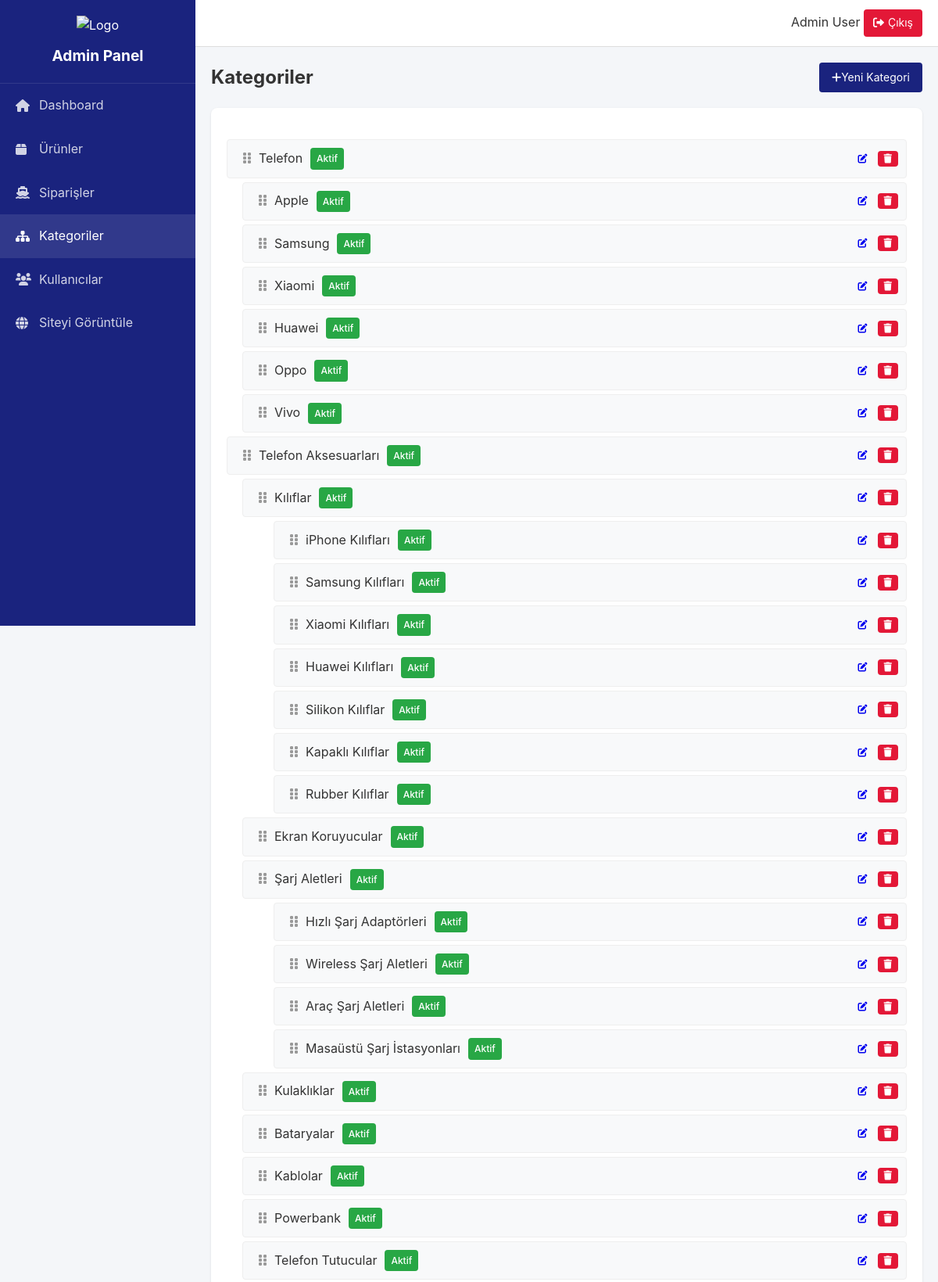
Page /admin/categories (signed in, upper part) on the committed database.
### models.py (models this page shows, shortened)
class User(UserMixin, db.Model):
    id = db.Column(db.Integer, primary_key=True)
    email = db.Column(db.String(120), unique=True, nullable=False)
    password_hash = db.Column(db.String(128))
    first_name = db.Column(db.String(50))
    last_name = db.Column(db.String(50))
    phone = db.Column(db.String(15))
    category_id = db.Column(db.Integer, db.ForeignKey('category.id'))  # Yeni eklendi
    is_active = db.Column(db.Boolean, default=True)
    is_admin = db.Column(db.Boolean, default=False)
    created_at = db.Column(db.DateTime, default=datetime.utcnow)
    last_login = db.Column(db.DateTime)

class Category(db.Model):
    id = db.Column(db.Integer, primary_key=True)
    name = db.Column(db.String(100), nullable=False)
    slug = db.Column(db.String(100), unique=True)
    description = db.Column(db.Text)
    parent_id = db.Column(db.Integer, db.ForeignKey('category.id'))
    image = db.Column(db.String(200))
    is_active = db.Column(db.Boolean, default=True)
    order = db.Column(db.Integer, default=0)
    meta_title = db.Column(db.String(200))
    meta_description = db.Column(db.Text)
    created_at = db.Column(db.DateTime, default=datetime.utcnow)
    updated_at = db.Column(db.DateTime, default=datetime.utcnow, onupdate=datetime.utcnow)
    children = db.relationship(
        'Category',
        backref=db.backref('parent', remote_side=[id]),
        lazy='dynamic'
    )

### routes/admin.py (the view)
@admin_bp.route('/categories')
@login_required
@admin_required
def categories():
    categories = Category.query.order_by(Category.order.asc()).all()
    return render_template('admin/categories/index.html', categories=categories)

### routes/admin.py (called while the page is built)
def admin_required(f):
    @wraps(f)
    def decorated_function(*args, **kwargs):
        if not current_user.is_authenticated or not current_user.is_admin:
            flash('Bu sayfaya erişim yetkiniz yok.', 'error')
            return redirect(url_for('index'))
        return f(*args, **kwargs)
    return decorated_function

### templates/admin/categories/index.html (shortened to what this page needs)
{% extends 'admin/base.html' %}
{% block content %}
<div class="content-header">
    <h2>Kategoriler</h2>
    <a href="{{ url_for('admin.create_category') }}" class="btn btn-primary">
        <i class="fas fa-plus"></i> Yeni Kategori
    </a>
</div>
<div class="categories-container">
    <div class="category-tree" id="categoryTree">
        {% macro render_categories(categories, level=0) %}
            {% for category in categories %}
            <div class="category-item" data-id="{{ category.id }}" data-level="{{ level }}">
                <div class="category-content">
                    <div class="drag-handle">
                        <i class="fas fa-grip-vertical"></i>
                    </div>
                    <div class="category-info">
                        <span class="name">{{ category.name }}</span>
                        <span class="badge {{ 'badge-success' if category.is_active else 'badge-secondary' }}">
                            {{ 'Aktif' if category.is_active else 'Pasif' }}
                        </span>
                    </div>
                    <div class="actions">
                        <a href="{{ url_for('admin.edit_category', id=category.id) }}"
                           class="btn btn-sm btn-info">
                            <i class="fas fa-edit"></i>
                        </a>
                        <button onclick="deleteCategory(`{{ category.id }}`)"
                                class="btn btn-sm btn-danger">
                            <i class="fas fa-trash"></i>
                        </button>
                    </div>
                </div>
                {% if category.children.count() > 0 %}
                    <div class="subcategories">
                        {{ render_categories(category.children, level + 1) }}
                    </div>
                {% endif %}
            </div>
            {% endfor %}
        {% endmacro %}
        {{ render_categories(categories|selectattr("parent_id", "none")|list) }}
    </div>
</div>
{% endblock %}

### templates/admin/base.html (shortened to what this page needs)
<!DOCTYPE html>
<html lang="tr">
<head>
    <link rel="stylesheet" href="https://cdnjs.cloudflare.com/ajax/libs/font-awesome/6.0.0/css/all.min.css">
    <link rel="stylesheet" href="{{ url_for('static', filename='css/admin.css') }}">
</head>
<body>
    <div class="admin-container">
        <aside class="admin-sidebar">
            <div class="sidebar-header">
                <img src="{{ url_for('static', filename='images/logo.png') }}" alt="Logo" class="admin-logo">
                <h1>Admin Panel</h1>
            </div>
            <nav class="sidebar-nav">
                <ul>
                    <li>
                        <a href="{{ url_for('admin.dashboard') }}" {% if request.endpoint == 'admin.dashboard' %}class="active"{% endif %}>
                            <i class="fas fa-home"></i>
                            <span>Dashboard</span>
                        </a>
                    </li>
                    <li>
                        <a href="{{ url_for('admin.products') }}" {% if request.endpoint == 'admin.products' %}class="active"{% endif %}>
                            <i class="fas fa-box"></i>
                            <span>Ürünler</span>
                        </a>
                    </li>
                    <li>
                        <a href="{{ url_for('admin.orders') }}" {% if request.endpoint == 'admin.orders' %}class="active"{% endif %}>
                            <i class="fas fa-ship"></i>
                            <span>Siparişler</span>
                        </a>
                    </li>
                    <li>
                        <a href="{{ url_for('admin.categories') }}" {% if request.endpoint == 'admin.categories' %}class="active"{% endif %}>
                            <i class="fas fa-sitemap"></i>
                            <span>Kategoriler</span>
                        </a>
                    </li>
                    <li>
                        <a href="{{ url_for('admin.users') }}" {% if request.endpoint == 'admin.users' %}class="active"{% endif %}>
                            <i class="fas fa-users"></i>
                            <span>Kullanıcılar</span>
                        </a>
                    </li>
                    <li>
                        <a href="{{ url_for('index') }}" target="_blank">
                            <i class="fas fa-globe"></i>
                            <span>Siteyi Görüntüle</span>
                        </a>
                    </li>
                </ul>
            </nav>
        </aside>
        <main class="admin-main">
            <header class="admin-header">
                <div class="header-right">
                    <div class="admin-user">
                        <span>{{ current_user.first_name }} {{ current_user.last_name }}</span>
                        <a href="{{ url_for('logout') }}" class="logout-btn">
                            <i class="fas fa-sign-out-alt"></i>
                            Çıkış
                        </a>
                    </div>
                </div>
            </header>
            <div class="admin-content">
                {% block content %}{% endblock %}
            </div>
        </main>
    </div>
</body>
</html>

### static/css/admin.css (style rules this page uses)
:root { --sidebar-width: 250px; --header-height: 60px; --primary-color: #1a237e; --secondary-color: #e31837; --text-color: #333; --bg-color: #f4f6f9; --border-color: #ddd; }
* { margin: 0; padding: 0; box-sizing: border-box; }
body { font-family: -apple-system, BlinkMacSystemFont, 'Segoe UI', Roboto, Oxygen, Ubuntu, Cantarell, sans-serif; background: var(--bg-color); color: var(--text-color); line-height: 1.6; }
.admin-container { display: flex; min-height: 100vh; }
.admin-sidebar { width: var(--sidebar-width); background: var(--primary-color); color: white; position: fixed; height: 100vh; overflow-y: auto; }
.sidebar-header { padding: 20px; text-align: center; border-bottom: 1px solid rgba(255,255,255,0.1); }
.admin-logo { max-width: 120px; margin-bottom: 10px; }
.sidebar-header h1 { font-size: 1.2rem; margin: 0; }
.sidebar-nav ul { list-style: none; padding: 0; }
.sidebar-nav a { display: flex; align-items: center; padding: 15px 20px; color: rgba(255,255,255,0.8); text-decoration: none; transition: all 0.3s; }
.sidebar-nav a:hover, .sidebar-nav a.active { background: rgba(255,255,255,0.1); color: white; }
.sidebar-nav i { width: 20px; margin-right: 10px; }
.admin-main { flex: 1; margin-left: var(--sidebar-width); }
.admin-header { height: var(--header-height); background: white; border-bottom: 1px solid var(--border-color); display: flex; align-items: center; justify-content: space-between; padding: 0 20px; position: sticky; top: 0; z-index: 100; }
.admin-content { padding: 20px; }
.btn { display: inline-flex; align-items: center; padding: 8px 16px; border-radius: 4px; border: none; font-size: 14px; cursor: pointer; text-decoration: none; transition: background-color 0.3s; }
.btn-primary { background: var(--primary-color); color: white; }
.logout-btn { display: inline-flex; align-items: center; gap: 5px; padding: 6px 12px; border-radius: 4px; background: var(--secondary-color); color: white; text-decoration: none; font-size: 14px; }
.content-header { display: flex; justify-content: space-between; align-items: center; margin-bottom: 20px; }
.badge { padding: 4px 8px; border-radius: 4px; font-size: 12px; font-weight: 500; }
.badge-success { background: #d4edda; color: #155724; }
.btn-sm { padding: 4px 8px; font-size: 12px; }
.btn-danger { background: var(--secondary-color); color: white; }
.badge { padding: 6px 12px; border-radius: 4px; font-weight: 500; }

### templates/admin/categories/index.html (style rules this page uses)
.categories-container { background: white; border-radius: 8px; padding: 20px; box-shadow: 0 1px 3px rgba(0,0,0,0.1); }
.category-tree { margin-top: 20px; }
.category-item { margin: 5px 0; }
.category-content { display: flex; align-items: center; padding: 10px; background: #f8f9fa; border-radius: 4px; border: 1px solid #eee; }
.category-item[data-level="1"] { margin-left: 20px; }
.category-item[data-level="2"] { margin-left: 40px; }
.drag-handle { cursor: move; padding: 0 10px; color: #999; }
.category-info { flex: 1; display: flex; align-items: center; gap: 10px; }
.actions { display: flex; gap: 5px; }
.badge { font-size: 12px; padding: 4px 8px; border-radius: 4px; }
.badge-success { background: #28a745; color: white; }

### rows in the picture
User: first_name "Admin", last_name "User"
Category: name "Telefon", is_active "Aktif"
Category: name "Apple", is_active "Aktif"
Category: name "Samsung", is_active "Aktif"
Category: name "Xiaomi", is_active "Aktif"
Category: name "Huawei", is_active "Aktif"
Category: name "Oppo", is_active "Aktif"
Category: name "Vivo", is_active "Aktif"
Category: name "Telefon Aksesuarları", is_active "Aktif"
Category: name "Kılıflar", is_active "Aktif"
Category: name "iPhone Kılıfları", is_active "Aktif"
Category: name "Samsung Kılıfları", is_active "Aktif"
Category: name "Xiaomi Kılıfları", is_active "Aktif"
Category: name "Huawei Kılıfları", is_active "Aktif"
Category: name "Silikon Kılıflar", is_active "Aktif"
Category: name "Kapaklı Kılıflar", is_active "Aktif"
Category: name "Rubber Kılıflar", is_active "Aktif"
Category: name "Ekran Koruyucular", is_active "Aktif"
Category: name "Şarj Aletleri", is_active "Aktif"
Category: name "Hızlı Şarj Adaptörleri", is_active "Aktif"
Category: name "Wireless Şarj Aletleri", is_active "Aktif"
Category: name "Araç Şarj Aletleri", is_active "Aktif"
Category: name "Masaüstü Şarj İstasyonları", is_active "Aktif"
Category: name "Kulaklıklar", is_active "Aktif"
Category: name "Bataryalar", is_active "Aktif"
Category: name "Kablolar", is_active "Aktif"
Category: name "Powerbank", is_active "Aktif"
Category: name "Telefon Tutucular", is_active "Aktif"
